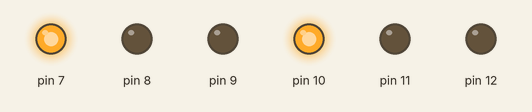
This sketch was run on a simulated Arduino Uno, built with avr-gcc and run on an emulated ATmega328P. On the bench: output pins drawn as LEDs (lit = HIGH).

Above: at 0.5 s.
At 3.0 s:
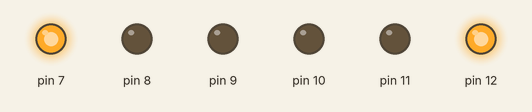
At 5.5 s:
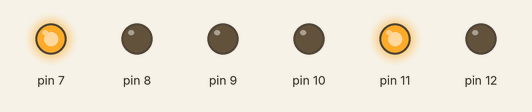
At 9.0 s:
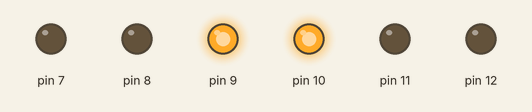
At 11.5 s:
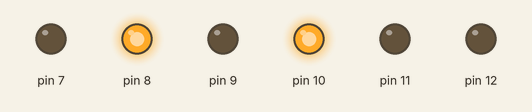
Timing chart, 0 to 15.6 s (numbered marks = the images above):
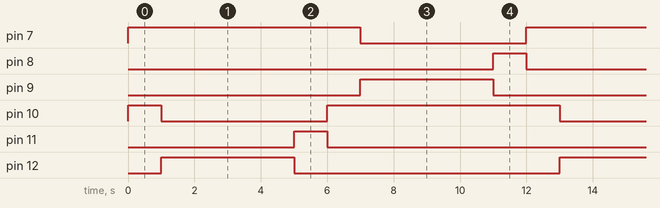

Measured:
- by itself, pin 7: alternates HIGH for 7.0 s and LOW for 5.0 s
- by itself, pin 8, pin 11: alternates HIGH for 1.0 s and LOW for 11.0 s
- by itself, pin 9, pin 12: alternates HIGH for 4.0 s and LOW for 8.0 s
- by itself, pin 10: repeats every 12.0 s: LOW 5.0 s, HIGH 7.0 s

The sketch:

exercici_2.ino
```cpp
void setup()
{
  // put your setup code here, to run once:
  pinMode (7,OUTPUT);
  pinMode (8,OUTPUT);
  pinMode (9,OUTPUT);
  pinMode (10,OUTPUT);
  pinMode (11,OUTPUT);
  pinMode (12,OUTPUT);
}

void loop() {
  // put your main code here, to run repeatedly:
  digitalWrite (7,LOW);
  digitalWrite (8,LOW);
  digitalWrite (9,LOW);
  digitalWrite (10,LOW);
  digitalWrite (11,LOW);
  digitalWrite (12,LOW);
  digitalWrite (7,HIGH);
  digitalWrite (10,HIGH);
  delay (1000);
  digitalWrite (10,LOW);
  digitalWrite (12,HIGH);
  delay (4000);
  digitalWrite (12,LOW);
  digitalWrite (11,HIGH);
  delay (1000);
  digitalWrite (11,LOW);
  digitalWrite (10,HIGH);
  delay (1000);
  digitalWrite (7,LOW);
  digitalWrite (9,HIGH);
  delay (4000);
  digitalWrite (9,LOW);
  digitalWrite (8,HIGH);
  delay (1000);
  digitalWrite (8,LOW);
  digitalWrite (7,HIGH);
  }
```
